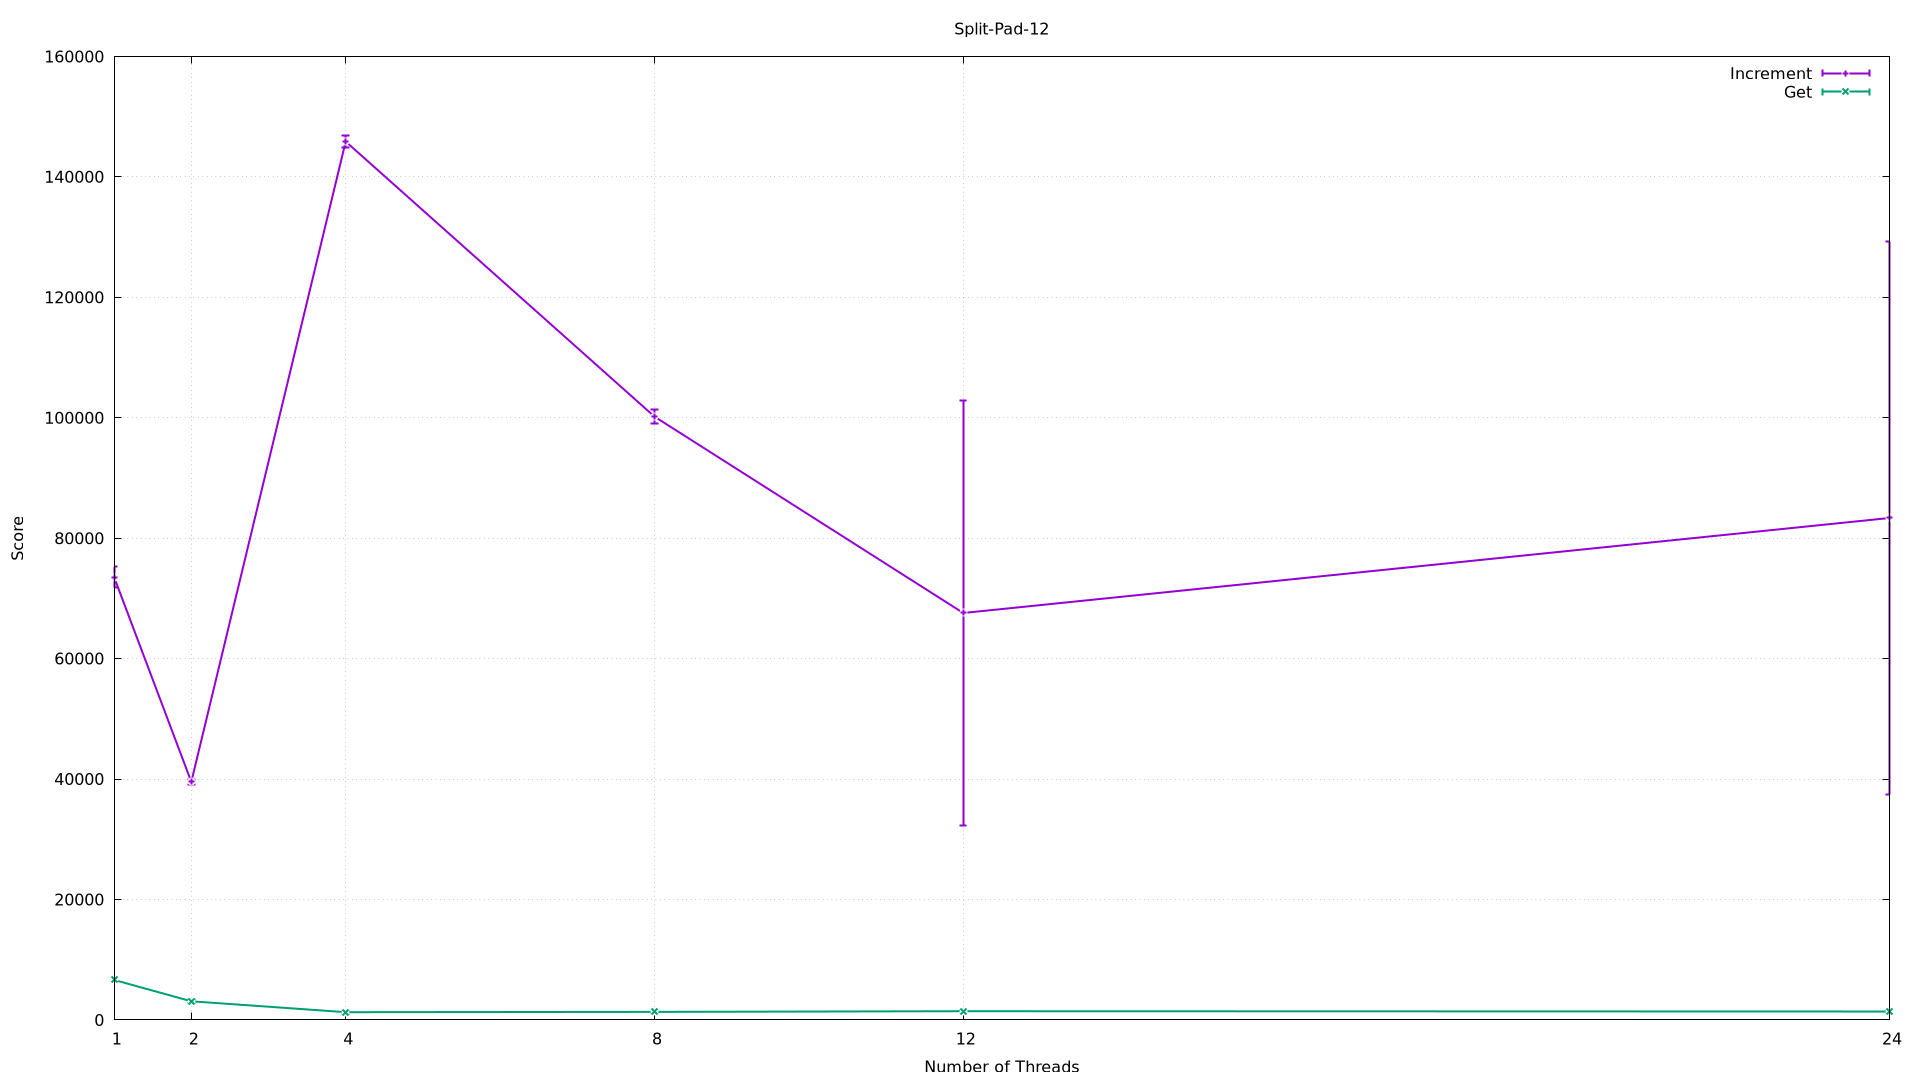

The script that saved this image:
set terminal pngcairo size 1920,1080
set output 'Split-Pad-12.png'
set title 'Split-Pad-12'
set xlabel 'Number of Threads'
set xtics (1, 2, 4, 8, 12, 24)
set ylabel 'Score'
set yrange [0:*]
set grid
plot 'Split-Pad-12.dat' index 0 title 'Increment' with yerrorlines linewidth 2, \
     'Split-Pad-12.dat' index 1 title 'Get' with yerrorlines linewidth 2
